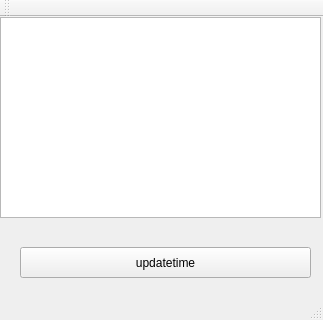
<?xml version="1.0" encoding="UTF-8"?>
<ui version="4.0">
 <class>MainWindow</class>
 <widget class="QMainWindow" name="MainWindow">
  <property name="geometry">
   <rect>
    <x>0</x>
    <y>0</y>
    <width>323</width>
    <height>320</height>
   </rect>
  </property>
  <property name="windowTitle">
   <string>MainWindow</string>
  </property>
  <widget class="QWidget" name="centralWidget">
   <widget class="QTextEdit" name="textEdit">
    <property name="geometry">
     <rect>
      <x>0</x>
      <y>0</y>
      <width>321</width>
      <height>201</height>
     </rect>
    </property>
   </widget>
   <widget class="QPushButton" name="pushButton">
    <property name="geometry">
     <rect>
      <x>20</x>
      <y>230</y>
      <width>291</width>
      <height>31</height>
     </rect>
    </property>
    <property name="text">
     <string>updatetime</string>
    </property>
   </widget>
   <widget class="QLabel" name="label">
    <property name="geometry">
     <rect>
      <x>120</x>
      <y>210</y>
      <width>71</width>
      <height>21</height>
     </rect>
    </property>
    <property name="text">
     <string/>
    </property>
   </widget>
  </widget>
  <widget class="QMenuBar" name="menuBar">
   <property name="geometry">
    <rect>
     <x>0</x>
     <y>0</y>
     <width>323</width>
     <height>21</height>
    </rect>
   </property>
  </widget>
  <widget class="QToolBar" name="mainToolBar">
   <attribute name="toolBarArea">
    <enum>TopToolBarArea</enum>
   </attribute>
   <attribute name="toolBarBreak">
    <bool>false</bool>
   </attribute>
  </widget>
  <widget class="QStatusBar" name="statusBar"/>
 </widget>
 <layoutdefault spacing="6" margin="11"/>
 <resources/>
 <connections/>
</ui>
